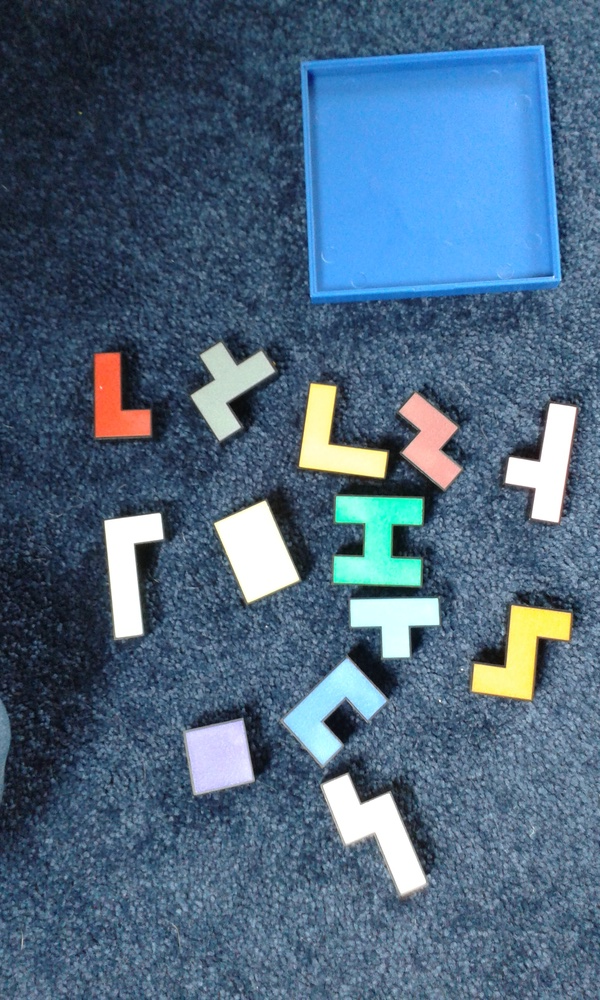
#> input picture images/original_puzzle.jpg, 600 x 1000 px, shrunk from 1536 x 2560 before the run
$ python try_shape_recognition.py
#> lines starting #> are read from the running program, lines starting #| are printed output that depends on the picture; after the words box and inside, x2 and y2 are one past the last pixel; in counts of white or black regions, pixels touching at a corner belong together
import cv2
import numpy as np


# read original image
img = cv2.imread("images/original_puzzle.jpg")
#> img is the input picture: shape (1000, 600, 3); mean B, G, R 127.5, 102.9, 76.8

# convert original image to grayscale
gray = cv2.cvtColor(img, cv2.COLOR_BGR2GRAY)
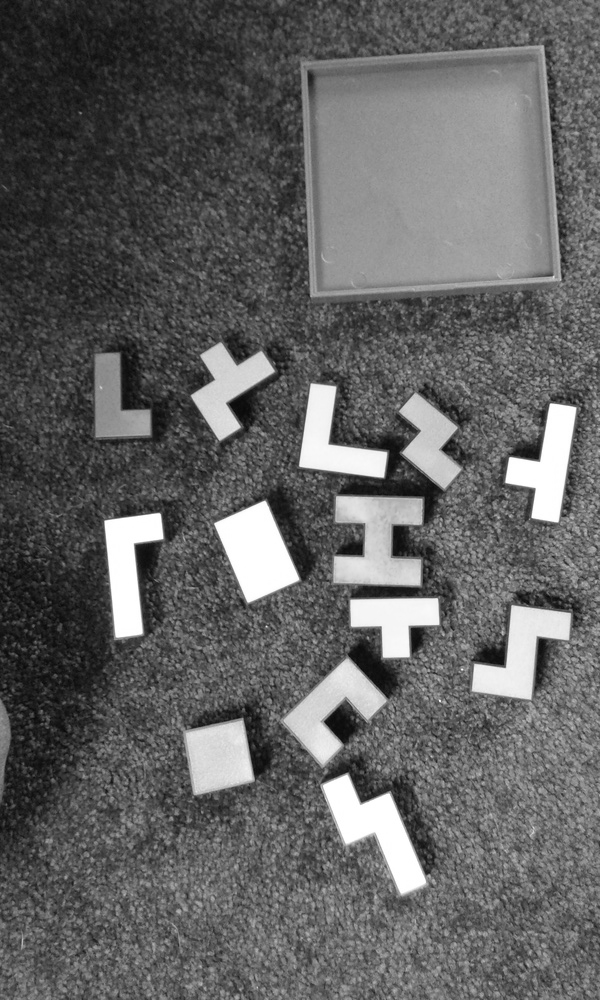
#> gray: shape (1000, 600); min 5, max 255, mean 97.9

# save the greyscale image
cv2.imwrite("images/grayscale_original_puzzle.jpg", gray)

# _, threshold_img = cv2.threshold(gray, 127, 255, cv2.THRESH_BINARY)
# threshold_img = cv2.adaptiveThreshold(gray, 255, cv2.ADAPTIVE_THRESH_GAUSSIAN_C, cv2.THRESH_BINARY, 11, 2)
# threshold_img = cv2.adaptiveThreshold(gray, 255, cv2.ADAPTIVE_THRESH_GAUSSIAN_C, cv2.THRESH_BINARY, 11, 2)
threshold_img = cv2.Canny(img,100,200)
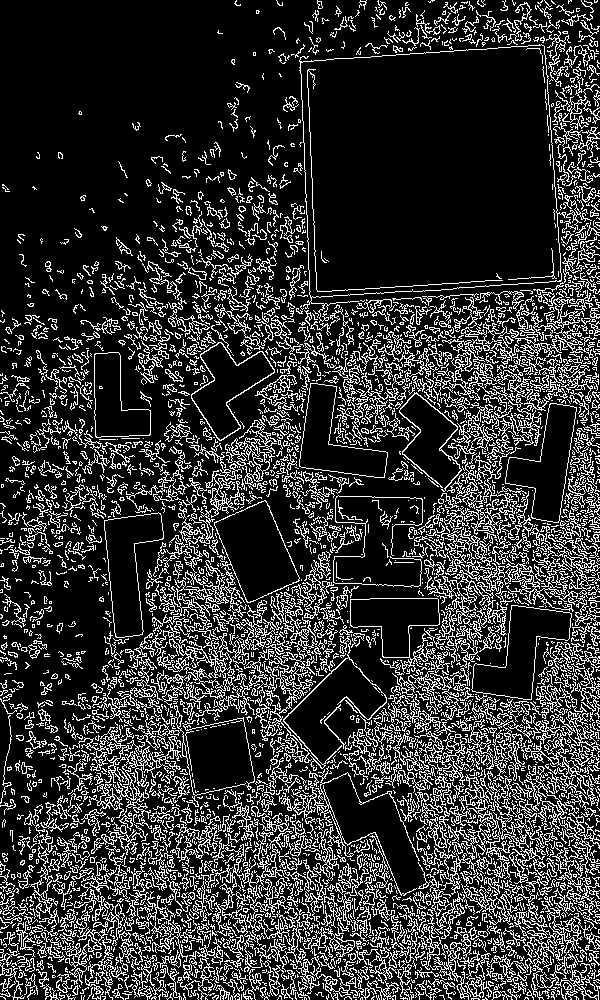
#> threshold_img: shape (1000, 600); 20% white in thin lines or dots

cv2.imwrite("images/threshold_original_puzzle.jpg", threshold_img)


# find all the shapes with the findContours method
contours, _ = cv2.findContours(
    threshold_img, cv2.RETR_TREE, cv2.CHAIN_APPROX_SIMPLE)
#> contours = 5821 contours, 4959 with area under 20; largest, box (x1, y1, x2, y2) and area: (299, 44, 566, 323) 58912, (300, 44, 562, 298) 58792, (214, 500, 300, 603) 5005, (214, 500, 300, 603) 4940, (471, 605, 572, 700) 4359

# iterate thru contours

first_shape = True

for contour in contours:

    # first shape is the whole image
    if first_shape:
        first_shape = False
        continue

    # cv2.approxPloyDP() function to approximate the shape
    approx = cv2.approxPolyDP(
        contour, 0.01 * cv2.arcLength(contour, True), True)

    # using drawContours() function
    cv2.drawContours(img, [contour], 0, (0, 0, 255), 5)

    # finding center point of shape
    M = cv2.moments(contour)
    if M['m00'] != 0.0:
        x = int(M['m10']/M['m00'])
        y = int(M['m01']/M['m00'])
#> this loop made 5821 passes
#> (approx, x, y) on passes 15, 39, 55: ([[154, 997], [155, 996], [156, 997], [155, 998]], 155, 997), ([[350, 992], [351, 992], [352, 993], [352, 992]], 351, 992), ([[515, 996], [516, 995], [517, 996], [516, 997]], 516, 996)
#> (x, y) on passes 3 to 8: (474, 998), (383, 998), (526, 997), (485, 998), (404, 997), (361, 997)
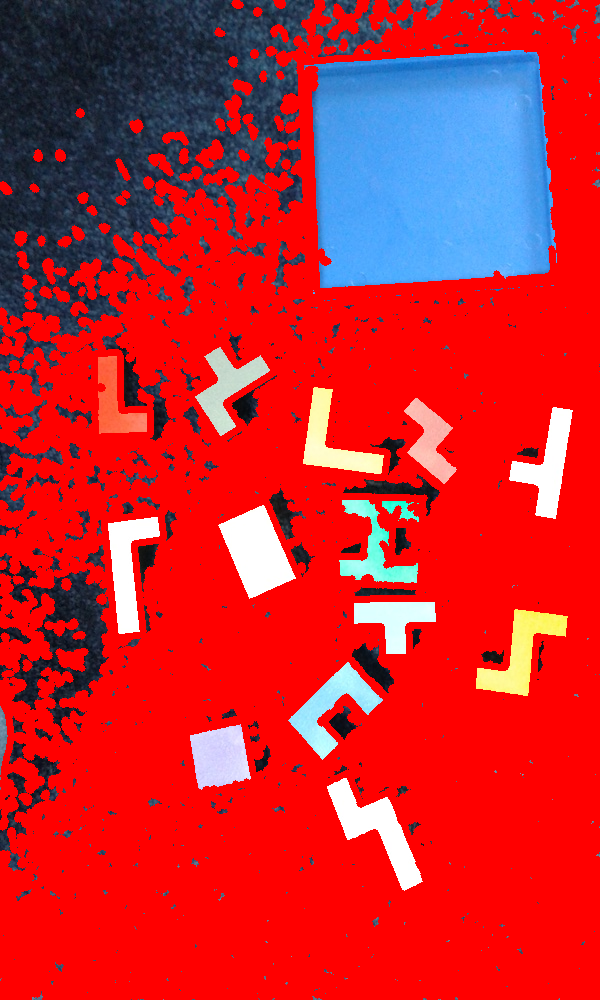
#> img: shape (1000, 600, 3); mean B, G, R 45.4, 36.3, 201.3
#> after the loop, first_shape = False
